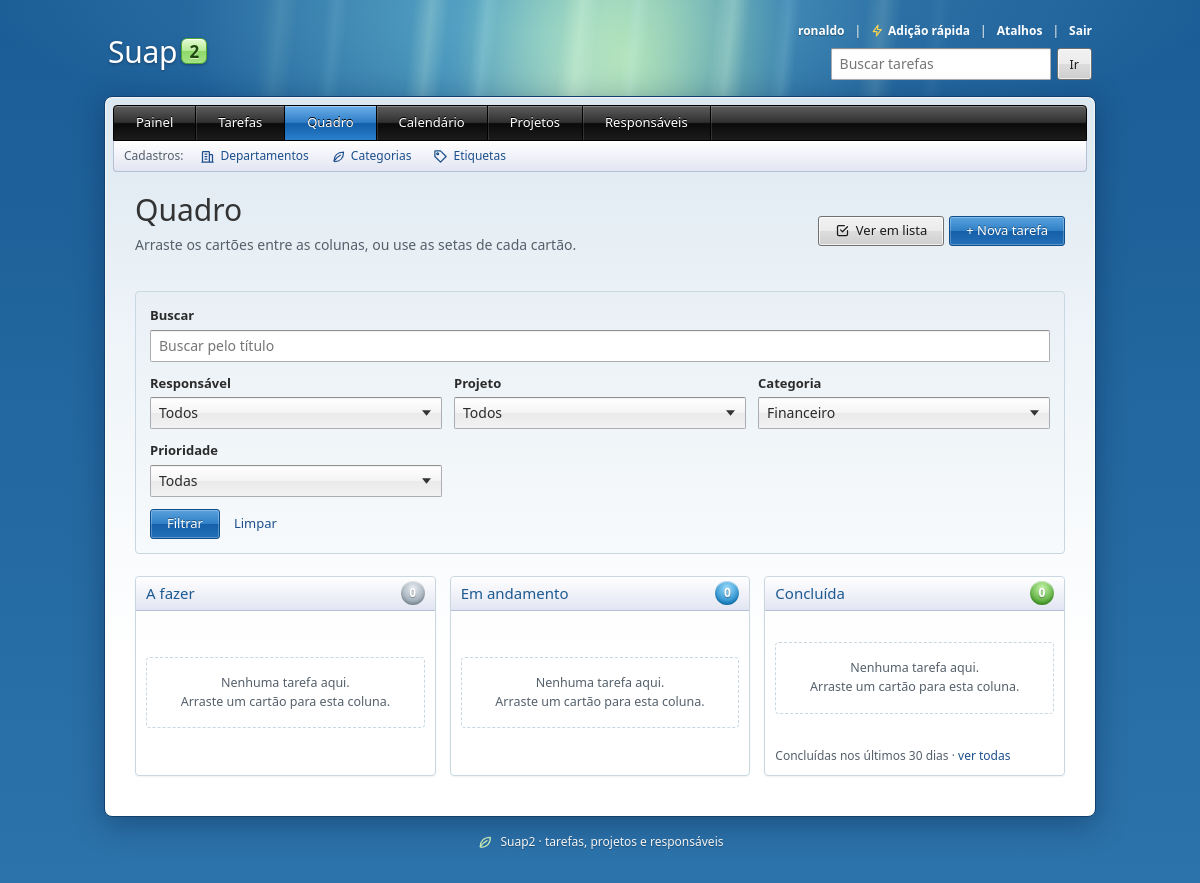
Before: /quadro/?categoria=4 (signed in) with the older database file.
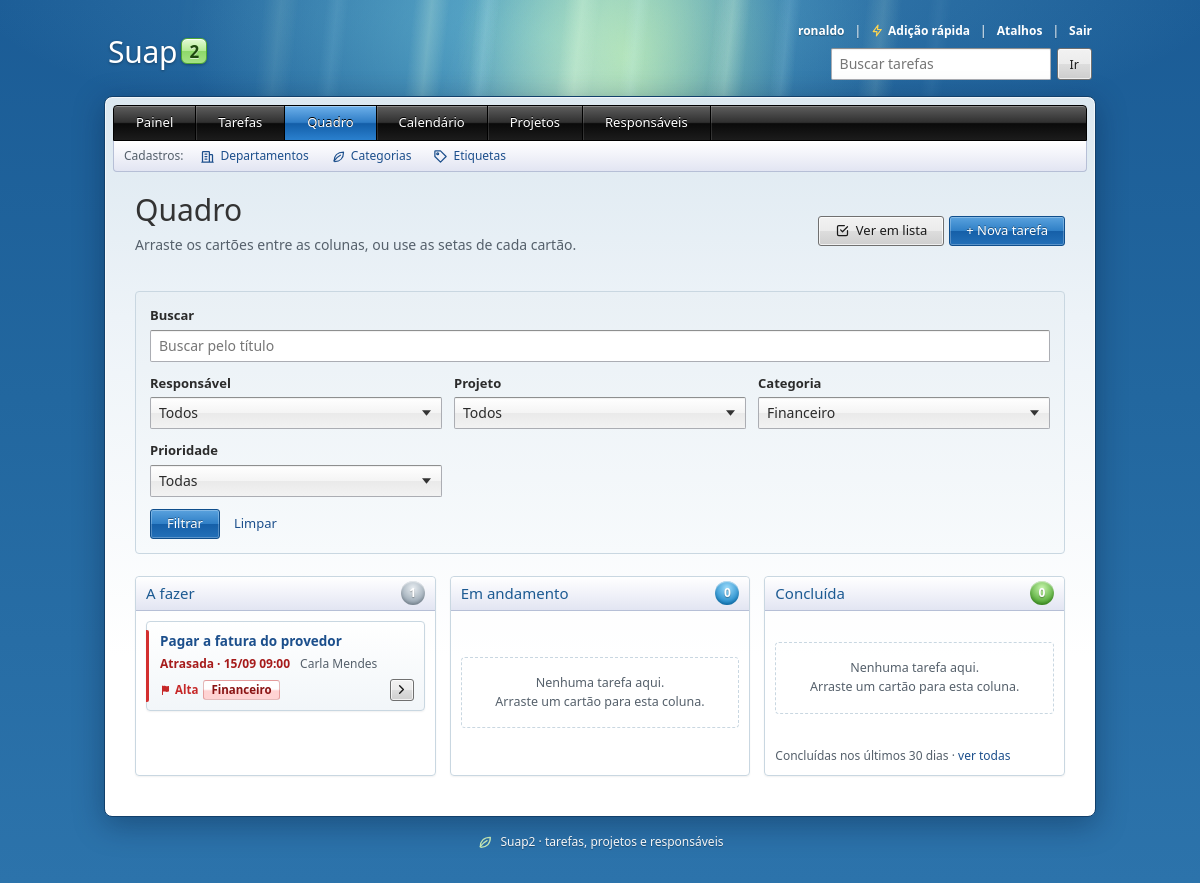
After: the same page with the newer database file.
### Suap2APP/models.py (models this page shows, shortened)
class Tarefa(models.Model):
    PRIORIDADES = [
        ('alta', 'Alta'),
        ('media', 'Média'),
        ('baixa', 'Baixa'),
    ]
    SITUACOES = [
        ('a_fazer', 'A fazer'),
        ('em_andamento', 'Em andamento'),
        ('concluida', 'Concluída'),
    ]
    titulo = models.CharField(max_length=100)
    criada_em = models.DateTimeField(auto_now_add=True)
    prazo = models.DateTimeField()
    prioridade = models.CharField(max_length=5, choices=PRIORIDADES, default='media')
    iniciada_em = models.DateTimeField(null=True, blank=True)
    concluida_em = models.DateTimeField(null=True, blank=True)
    lembrete_enviado_em = models.DateTimeField(null=True, blank=True, editable=False)
    pessoa_responsavel = models.ForeignKey(Responsavel, on_delete=models.PROTECT)
    projeto = models.ForeignKey(Projeto, on_delete=models.SET_NULL, null=True, blank=True, related_name='tarefas')
    categoria = models.ForeignKey(Categoria, on_delete=models.SET_NULL, null=True, blank=True, related_name='tarefas')
    etiquetas = models.ManyToManyField(Etiqueta, blank=True, related_name='tarefas')
    objects = TarefaQuerySet.as_manager()
    class Meta:
        verbose_name = 'Tarefa'
        verbose_name_plural = 'Tarefas'
        ordering = [models.F('concluida_em').asc(nulls_first=True), 'prazo']
    @property
    def situacao(self):
        if self.concluida_em:
            return 'concluida'
        return 'em_andamento' if self.iniciada_em else 'a_fazer'

class Responsavel(models.Model):
    nome = models.CharField(max_length=150)
    cpf = models.CharField(max_length=14, unique=True)
    email = models.EmailField(blank=True)
    telefone = models.CharField(max_length=20, blank=True)
    departamento = models.ForeignKey(
        Departamento, on_delete=models.SET_NULL, null=True, blank=True, related_name='responsaveis',
    )
    class Meta:
        verbose_name = 'Responsável'
        verbose_name_plural = 'Responsáveis'
        ordering = ['nome']
    def __str__(self):
        return self.nome

class Categoria(models.Model):
    CORES = [
        ('azul', 'Azul'),
        ('verde', 'Verde'),
        ('amarelo', 'Amarelo'),
        ('vermelho', 'Vermelho'),
        ('cinza', 'Cinza'),
    ]
    nome = models.CharField(max_length=60, unique=True)
    cor = models.CharField(max_length=10, choices=CORES, default='cinza')
    class Meta:
        verbose_name = 'Categoria'
        verbose_name_plural = 'Categorias'
        ordering = ['nome']
    def __str__(self):
        return self.nome

### Suap2APP/views.py (the view)
# urls.py: path('quadro/', views.QuadroView.as_view(), name='quadro'),
class QuadroView(LeituraMixin, TemplateView):
    template_name = 'Suap2APP/quadro.html'
    DIAS_DE_CONCLUIDAS = 30
    def get_context_data(self, **kwargs):
        context = super().get_context_data(**kwargs)
        agora = timezone.now()
        filtro = TarefaFiltroForm(self.request.GET)
        limite = agora - timedelta(days=self.DIAS_DE_CONCLUIDAS)
        tarefas = filtro.filtrar(
            Tarefa.objects.com_relacionados().com_peso_da_prioridade(), agora, com_status=False,
        ).filter(Q(concluida_em__isnull=True) | Q(concluida_em__gte=limite)).order_by('peso_prioridade', 'prazo')
        por_situacao = defaultdict(list)
        for tarefa in tarefas:
            por_situacao[tarefa.situacao].append(tarefa)
        por_situacao['concluida'].sort(key=lambda t: t.concluida_em, reverse=True)
        ordem = [valor for valor, _ in Tarefa.SITUACOES]
        context['colunas'] = [
            {
                'situacao': valor,
                'titulo': rotulo,
                'tarefas': por_situacao[valor],
                'anterior': ordem[i - 1] if i > 0 else '',
                'proxima': ordem[i + 1] if i + 1 < len(ordem) else '',
            }
            for i, (valor, rotulo) in enumerate(Tarefa.SITUACOES)
        ]
        context['filtro'] = filtro
        context['filtrando'] = any(self.request.GET.get(campo) for campo in filtro.fields)
        context['dias_de_concluidas'] = self.DIAS_DE_CONCLUIDAS
        context['now'] = agora
        return context

### Suap2APP/context_processors.py (called while the page is built)
def acesso(request):
    return {
        'visitante': e_visitante(request),
        'pode_editar': request.user.is_authenticated,
    }

### Suap2APP/forms.py (called while the page is built, shortened)
    def filtrar(self, tarefas, agora, com_status=True):
        if not self.is_valid():
            return tarefas
        dados = self.cleaned_data
        if dados['q']:
            tarefas = tarefas.filter(titulo__icontains=dados['q'])
        if dados['responsavel']:
            tarefas = tarefas.filter(pessoa_responsavel=dados['responsavel'])
        if dados['projeto']:
            tarefas = tarefas.filter(projeto=dados['projeto'])
        if dados['categoria']:
            tarefas = tarefas.filter(categoria=dados['categoria'])
        if dados['etiqueta']:
            tarefas = tarefas.filter(etiquetas=dados['etiqueta'])
        if dados['prioridade']:
            tarefas = tarefas.filter(prioridade=dados['prioridade'])
        if not com_status:
            return tarefas

### Suap2APP/models.py (called while the page is built)
    def __str__(self):
        return self.nome

    def com_relacionados(self):
        return self.select_related('pessoa_responsavel', 'projeto', 'categoria').prefetch_related(
            'etiquetas', 'subtarefas',
        )

### Suap2APP/templates/Suap2APP/quadro.html (shortened to what the changed rows need)
{% extends 'Suap2APP/base.html' %}
{% block content %}
    <div class="cabecalho">
        <div>
            <h1>Quadro</h1>
        </div>
    </div>
    <details class="filtros-recolhivel" data-filtros{% if filtrando %} data-filtrando{% endif %} open>
        <form method="get" class="filtros" role="search">
            {% for campo in filtro %}
                {% if campo.name == 'responsavel' or campo.name == 'projeto' or campo.name == 'categoria' or campo.name == 'prioridade' %}
                    <div>
                        <label for="{{ campo.id_for_label }}">{{ campo.label }}</label>
                        {{ campo }}
                    </div>
                {% endif %}
            {% endfor %}
        </form>
    </details>
    <div class="quadro"{% if pode_editar %} data-quadro{% endif %}>
        {% for coluna in colunas %}
            <section class="coluna coluna-{{ coluna.situacao }}" data-coluna="{{ coluna.situacao }}"
                     data-anterior="{{ coluna.anterior }}" data-proxima="{{ coluna.proxima }}"
                     aria-labelledby="coluna-{{ coluna.situacao }}">
                <div class="coluna-cabecalho">
                    <h2 id="coluna-{{ coluna.situacao }}">{{ coluna.titulo }}</h2>
                    <span class="coluna-total" data-total>{{ coluna.tarefas|length }}</span>
                </div>
                <div class="coluna-cartoes" data-cartoes>
                    {% for tarefa in coluna.tarefas %}
                        <article class="cartao item-tarefa{% if tarefa.concluida_em %} item-concluida{% elif tarefa.prazo < now %} item-atrasada{% endif %}"{% if pode_editar %} draggable="true"{% endif %}
                                 data-cartao data-url="{% url 'tarefa_mover' tarefa.pk %}">
                            <div class="cartao-titulo"><a href="{% url 'tarefa_detail' tarefa.pk %}" draggable="false">{{ tarefa.titulo }}</a></div>
                            <div class="cartao-detalhe">
                                {% if tarefa.concluida_em %}
                                    <span>Concluída em {{ tarefa.concluida_em|date:"d/m" }}</span>
                                {% elif tarefa.prazo < now %}
                                    <span class="atrasada">Atrasada · {{ tarefa.prazo|date:"d/m H:i" }}</span>
                                {% else %}
                                    <span><svg aria-hidden="true"><use href="#i-relogio"></use></svg> {{ tarefa.prazo|date:"d/m H:i" }}</span>
                                {% endif %}
                                <span>{{ tarefa.pessoa_responsavel.nome }}</span>
                            </div>
                            <div class="cartao-rodape">
                                <div class="marcadores">
                                    {% include 'Suap2APP/_prioridade.html' %}
                                    {% if tarefa.categoria %}
                                        <span class="badge cor-{{ tarefa.categoria.cor }}">{{ tarefa.categoria.nome }}</span>
                                    {% endif %}
                                </div>
                                {% if pode_editar %}
                                    <form method="post" action="{% url 'tarefa_mover' tarefa.pk %}" class="cartao-mover">
                                        <button type="submit" name="situacao" value="{{ coluna.proxima }}" class="btn btn-small btn-icone"
                                                data-mover="proxima" title="Mover para a próxima coluna"{% if not coluna.proxima %} hidden{% endif %}>
                                            <svg aria-hidden="true"><use href="#i-seta-dir"></use></svg>
                                        </button>
                                    </form>
                                {% endif %}
                            </div>
                        </article>
                    {% endfor %}
                    <p class="coluna-vazia">Nenhuma tarefa aqui.{% if pode_editar %}<br>Arraste um cartão para esta coluna.{% endif %}</p>
                </div>
                {% if coluna.situacao == 'concluida' %}
                    <div class="coluna-rodape item-detalhe">
                        Concluídas nos últimos {{ dias_de_concluidas }} dias ·
                        <a href="{% url 'tarefa_list' %}?status=concluidas">ver todas</a>
                    </div>
                {% endif %}
            </section>
        {% endfor %}
    </div>
{% endblock %}

### Suap2APP/templates/Suap2APP/_prioridade.html
<span class="prioridade prioridade-texto-{{ tarefa.prioridade }}" title="Prioridade {{ tarefa.get_prioridade_display|lower }}"><svg aria-hidden="true"><use href="#i-bandeira"></use></svg>{{ tarefa.get_prioridade_display }}</span>

Changed rows visible on the page:
now on this page (row edited): Tarefa: titulo "Pagar a fatura do provedor", prazo "15/09 09:00", pessoa_responsavel.nome "Carla Mendes", prioridade "Alta", categoria.nome "Financeiro"
Other visible differences:
new list line: "A fazer 1"
list line gone: "A fazer 0 Nenhuma tarefa aqui. Arraste um cartão para esta coluna."
